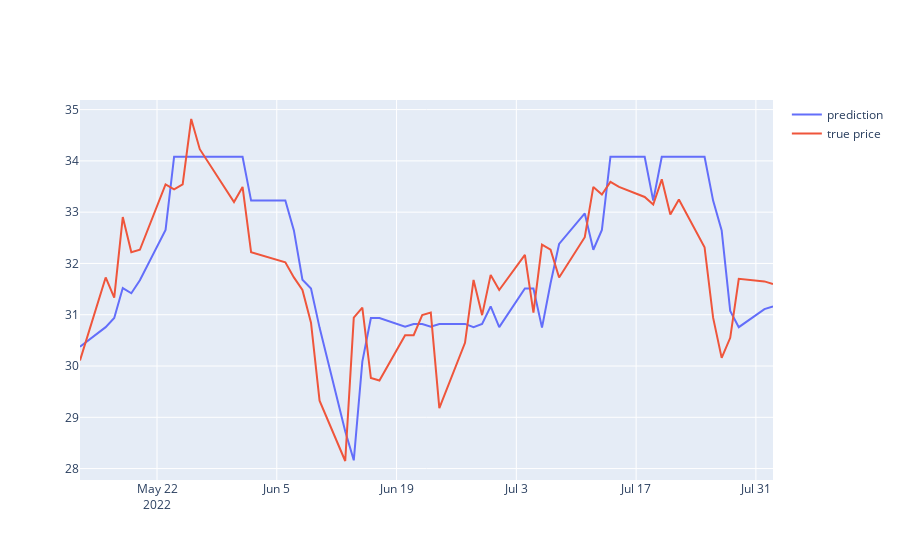

Source (notebook cell):
### Code cell
# gragh of y1 prediction 
# fig = px.line(val1, x = "Date", y = "gbr_pred_y1", title = "model results")
fig = go.Figure()
fig.add_trace(go.Scatter(x = val1["Date"], y = val1["gbr_pred_y1"], mode = "lines", name = "prediction"))
fig.add_trace(go.Scatter(x = val1["Date"], y = val1["y1"], mode = "lines", name = "true price"))
fig.show()
